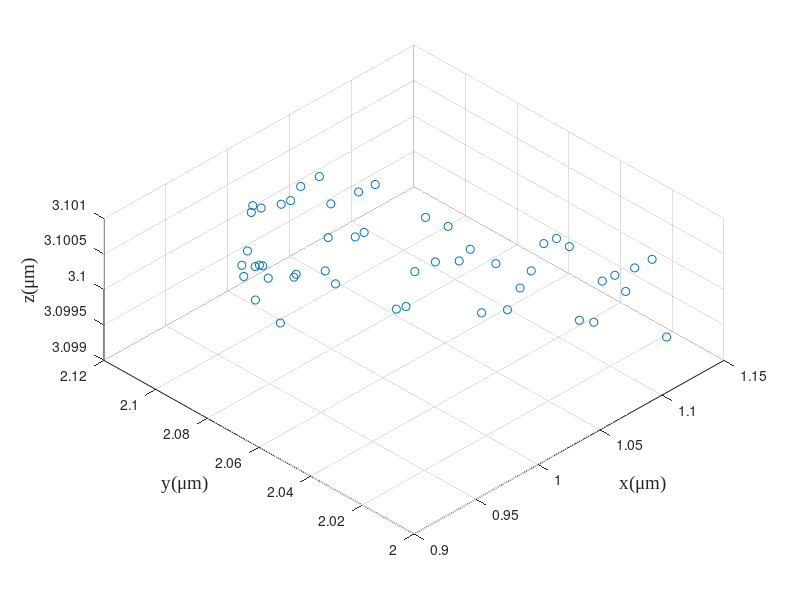

Here is the MATLAB script that generated this plot: (Note: this script raises an error after producing the figure.)
% 给定刀具波纹度拟合曲线和已加工曲面拟合曲线，给定残高，求各个刀位点的切宽
% 方案：先求切宽和残高的定量关系；然后考虑如何移动各个刀位点，微调来获得所要求的残高
close all;
clear; clc;
addpath(genpath('funcs'));

% global variables
% global textFontSize textFontType;
textFontSize = 14;
textFontType = 'Times New Roman';

%% simulation initialization
debug = 3;
switch debug
    case 2 % 2D tool profile simulation
        cx0 = 0; % unit: mu m
        cy0 = 0;
        r0 = 0.1;
        noise = 0.05;
        zNoise = 0.01;
        theta = linspace(0,2*pi/3,200);
        r = r0*(1 - noise + 2*noise*rand(1,length(theta)));
        toolOri(1,:) = r.*cos(theta) + cx0;
        toolOri(2,:) = r.*sin(theta) + cy0;
        toolOri(3,:) = zeros(1,length(theta));
        rmse0 = sqrt(...
                    sum(...
                        ((toolOri(1,:) - cx0).^2 + (toolOri(2,:) - cy0).^2 - r0^2).^2) ...
                /length(theta));
        clear theta r;
    case 3 % 3D tool profile simulation
        cx0 = 1;
        cy0 = 2;
        cz0 = 3;
        r0 = 0.1; % unit:um
        noise = 0.05;
        zNoise = 0.01;
        theta = linspace(0,2*pi/3,50);
        r = r0*(1 - noise + 2*noise*rand(1,length(theta)));
        toolOri(1,:) = cx0 + r.*cos(theta);
        toolOri(2,:) = cy0 + r.*sin(theta);
        toolOri(3,:) = cz0 + r0*(1 - zNoise + 2*zNoise*rand(1,length(theta)));
        rmse0 = sqrt( ...
            sum((toolOri - ndgrid([cx0;cy0;cz0],1:length(theta)).^2),2) ...
            /length(theta));
        clear theta r;
    otherwise
        [fileName,dirName] = uigetfile({ ...
            '*.mat','MAT-files(*.mat)'; ...
            '*.txt','text-files(*.txt)'; ...
            '*.*','all files(*.*)'...
            }, ...
            'Select one tool tip measurement data', ...
            'Tool\', ...
            'MultiSelect','off');
        pathName = fullfile(dirName,fileName);
        dataOri = load(pathName); % load from file, n*2 matrix
        % data pre-processing
        toolOri = dataOri;
end

f1 = figure('Name','original scatters of the tool');
scatter3(toolOri(1,:),toolOri(2,:),toolOri(3,:));
hold on; grid on;
% axis equal;
xlabel('x(\mum)','FontSize',textFontSize,'FontName',textFontType);
ylabel('y(\mum)','FontSize',textFontSize,'FontName',textFontType);
zlabel('z(\mum)','FontSize',textFontSize,'FontName',textFontType);
view(-45,60);
clear theta theta1 theta2;

%% 由(x,y)图获得刃口圆心半径以及波纹度函数
[center,radius,includedAngle,toolFit,rmseLsc] = toolFit3D(toolOri,'Levenberg-Marquardt');
% plot the fitting results
f2 = figure('Name','tool sharpness fitting result');
xLim = 1.1*max(toolFit(1,:));
quiver(-xLim,0,2*xLim,0,'AutoScale','off','Color',[0,0,0],'MaxHeadSize',0.1); % X axis
hold on;
text(0.9*xLim,-.05*radius,'x','FontSize',textFontSize,'FontName',textFontType);
quiver(0,-0.2*radius,0,1.3*radius,'AutoScale','off','Color',[0,0,0],'MaxHeadSize',0.1); % Y axis
text(0.05*xLim,1.2*radius,'y','FontSize',textFontSize,'FontName',textFontType);
plot(toolFit(1,:),toolFit(2,:),'Color',[0,0.45,0.74]); % tool edge scatters
theta = (pi/2 - includedAngle/2):0.01:(pi/2 + includedAngle/2);
xtmp = radius*cos(theta);
ytmp = radius*sin(theta);
plot(xtmp,ytmp,'Color',[0.85,0.33,0.10]); % tool edge circle
scatter(0,0,'MarkerFaceColor',[0.85,0.33,0.10],'MarkerEdgeColor',[0.85,0.33,0.10]); % tool edge center
quiver(0,0,0,0.5*radius,'AutoScale','off','Color',[0.93,0.69,0.13], ...
    'LineWidth',2.5,'MaxHeadSize',0.3); % tool edge normal
line([0,xtmp(1)],[0,ytmp(1)],'LineStyle','--','Color',[0.85,0.33,0.10]);
line([0,xtmp(end)],[0,ytmp(end)],'LineStyle','--','Color',[0.85,0.33,0.10]);
% xlim([-1.1*xLim,1.1*xLim]);
axis equal;
% set(gca,'TickLabelInterpreter','tex');
xlabel('x({\mu}m)','FontSize',textFontSize,'FontName',textFontType);
ylabel('y({\mu}m)','FontSize',textFontSize,'FontName',textFontType);
legend('','','tool edge','tool fitting arc','tool center', ...
    'tool normal vector','Location','northeast');
clear xtmp ytmp theta xLim; % 删除画图的临时变量

%% 车刀轮廓插值
% Cartesian coordinate to cylindrical coordinate
toolTheta = atan2(toolFit(2,:),toolFit(1,:));
toolR = vecnorm(toolFit,2,1);
figure('name','tool curve');
subplot(2,1,1); plot(toolTheta*180/pi,toolR); title('tool curve','FontSize',textFontSize,'FontName',textFontType);
subplot(2,1,2); plot(toolTheta*180/pi,toolR - radius); title('tool waviness','FontSize',textFontSize,'FontName',textFontType);
xlabel('central angle\theta(°)','FontSize',textFontSize,'FontName',textFontType);

% two methods to interpolate
k = 3; % order of the B-spline
u = 0:0.001:1;

[toolPt,sp] = bsplinePts_spapi(toolFit,k,u);

% [toolCpts,U] = bSplineCpts(toolFit',k,'chord'); 
% nPts = length(u);
% toolDim = size(toolCpts,2);
% toolPt2 = zeros(nPts,toolDim);
% for i = 1:nPts
%     toolPt2(i,:) = bSplinePt(toolCpts,k,u(i),U);
% end
% toolPt2 = toolPt2';
% 
% % plot the difference between the two
% figure('Name','Comparison between the self function and the Mathworks ons');
% tiledlayout(2,1,"TileSpacing","tight","Padding","tight");
% nexttile;
% plot(u',toolPt2(1,:) - toolPt(1,:)); hold on;
% 
% nexttile;
% plot(u',toolPt2(2,:) - toolPt(2,:)); hold on;
% xlabel('u');

% plot the interpolation results
figure('Name','Tool Interpolation Results');
plot(toolFit(1,:),toolFit(2,:),'--.', ...
    'MarkerSize',8,'Color',[0,0.447,0.741]); hold on;
plot(toolCpts(:,1),toolCpts(:,2),'x','Color',[0.32,0.55,0.19],'MarkerSize',5);
plot(toolPt(1,:),toolPt(2,:),'Color',[0.635,0.078,0.184]);
axis equal
legend('Measured Pts','Control Pts','Fitting Pts','Location','best');

% plot the interpolation error
figure('Name','Tool interpolation Results');

%% save the tool interpolation results
center = [center(1);0;center(2)];
toolPt = [toolPt(1,:);zeros(1,nPts);toolPt(2,:)]; % get
toolEdgeNorm = [0;0;1];
toolDirect = [0;1;0];
[toolFileName,toolDirName,toolFileType] = uiputfile({ ...
        '*.mat','MAT-file(*.mat)'; ...
        '*.txt','text-file(.txt)';...
        '*.*','all file(*.*)';...
        }, ...
        'Select the directory and filename to save the tool model', ...
        ['output_data/tool/toolTheo',datestr(now,'yyyymmddTHHMMSS'),'.mat']);
toolFile = fullfile(toolDirName,toolFileName);
switch toolFileType
    case 0
        msgfig = msgbox("No tool model saved","Warning","warn","modal");
        uiwait(msgfig);
    case 1
        Comments = cell2mat(inputdlg('Enter Comment of the tool model:', ...
            'Input Saving Comments',[5 60],string(datestr(now))));
        save(toolFile,"center","radius","Comments","includedAngle", ...
            "toolPt","toolEdgeNorm","toolDirect","toolCpts");
    otherwise
        msgfig = msgbox("File type error","Error","error","modal");
        uiwait(msgfig);
end

%% 相邻刀位点的残高
x1 = [0;0]; vec1 = [0;1];
x2 = [r0;r0/30]; vec2 = [cosd(90+8);sind(90+8)];
R = rotz(5,'deg'); % rotation matrix about z axis
tool1 = toolPt(1:2:end,:) + x1;
tool2 = R(1:2,1:2)*toolPt(1:2:end,:) + x2;

[res,interPt] = residualHigh(x1,vec1,tool1,x2,vec2,tool2);

figure('Name','Residual of the adjacent tool');
plot(tool1(1,:),tool1(2,:),'Color',[0,0.45,0.74]); hold on;
plot(tool2(1,:),tool2(2,:),'Color',[0.85,0.33,0.10]);
plot(interPt(1),interPt(2),'*','Color',[0.49,0.18,0.56]);
plot(x1(1)+radius*vec1(1),x1(2)+radius*vec1(2),'o','Color',[0,0.45,0.74],'MarkerFaceColor',[0,0.45,0.74]);
quiver(x1(1),x1(2),radius*vec1(1),radius*vec1(2),'LineWidth',2,'Color',[0,0.45,0.74],'AutoScale','off');
plot(x2(1)+radius*vec2(1),x2(2)+radius*vec2(2),'o','Color',[0.85,0.33,0.10],'MarkerFaceColor',[0.85,0.33,0.10]);
quiver(x2(1),x2(2),radius*vec2(1),radius*vec2(2),'LineWidth',2,'Color',[0.85,0.33,0.10],'AutoScale','off');
axis equal

%%
rmpath(genpath('funcs'));
